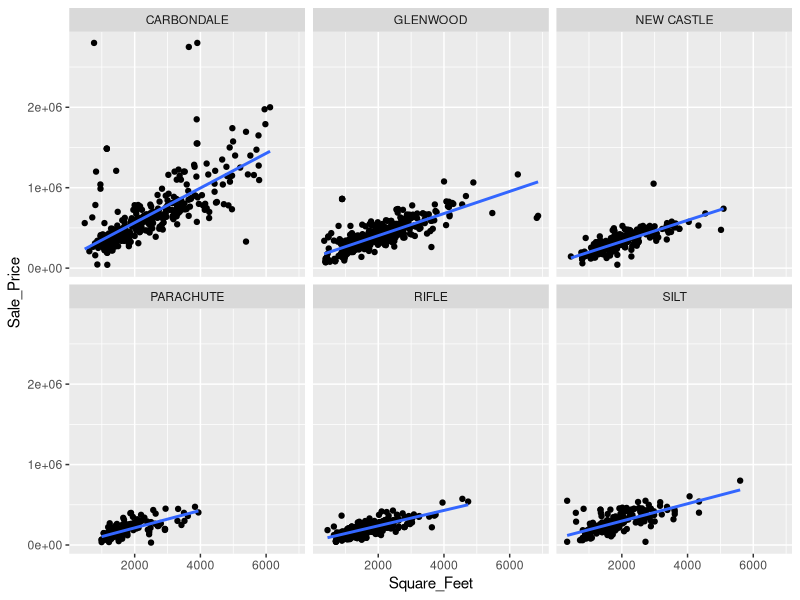
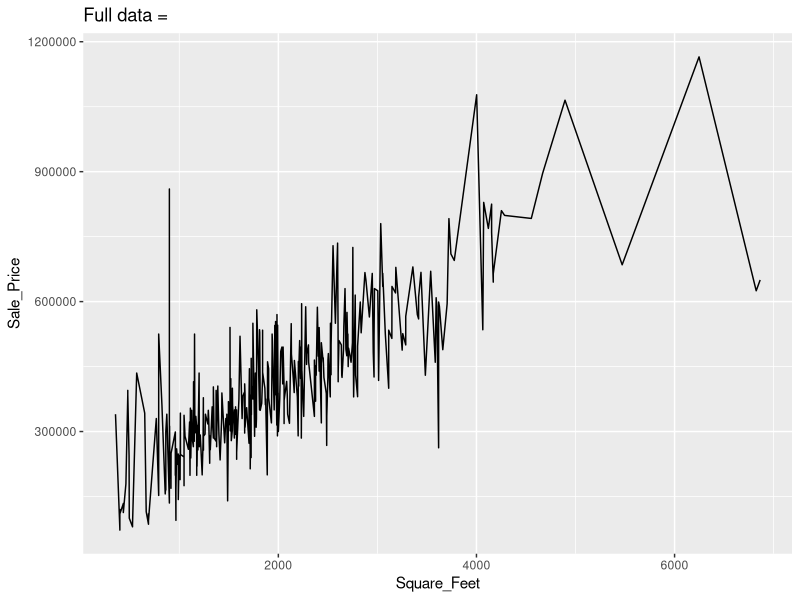
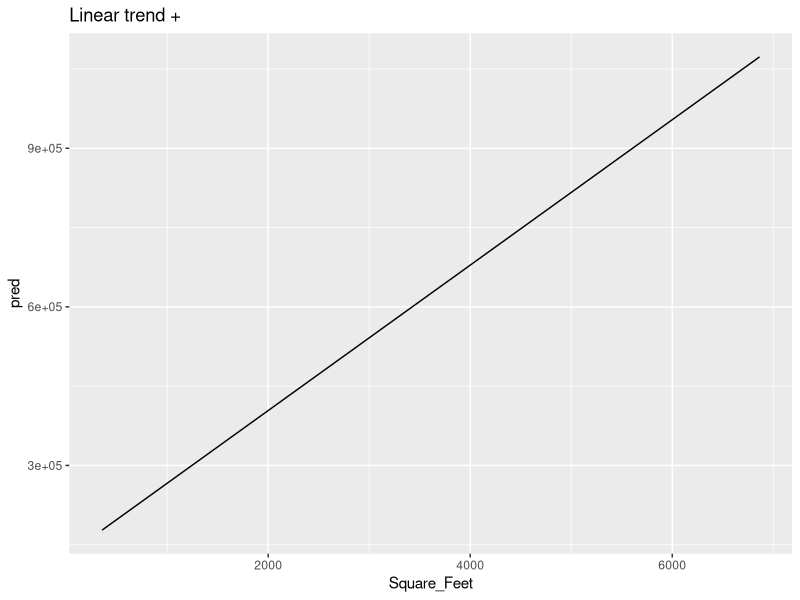
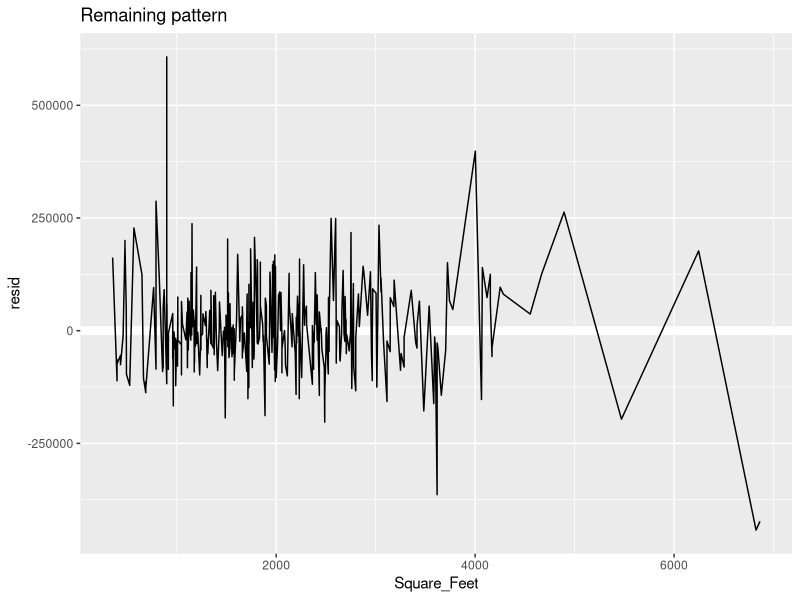
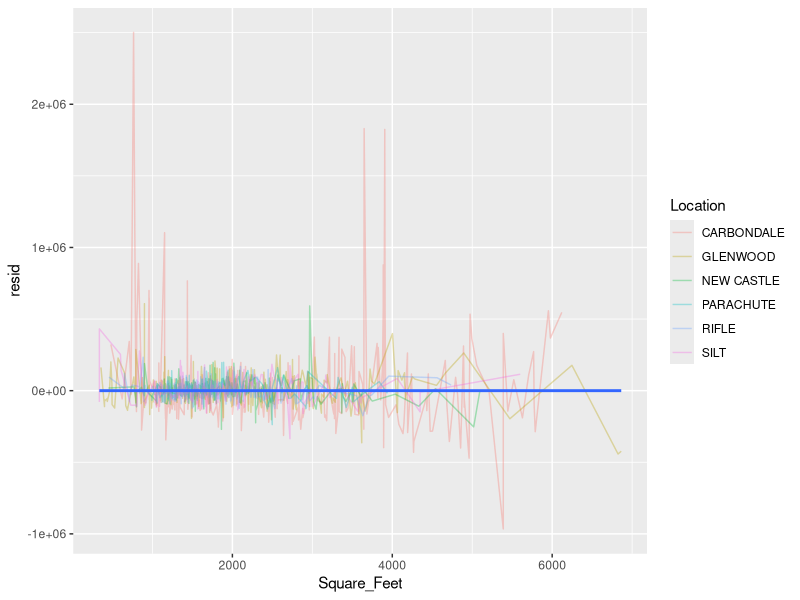
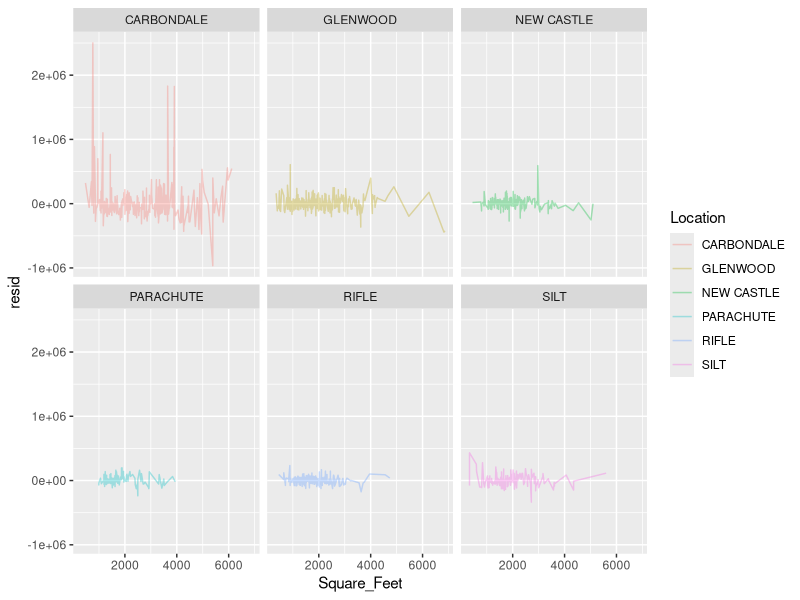
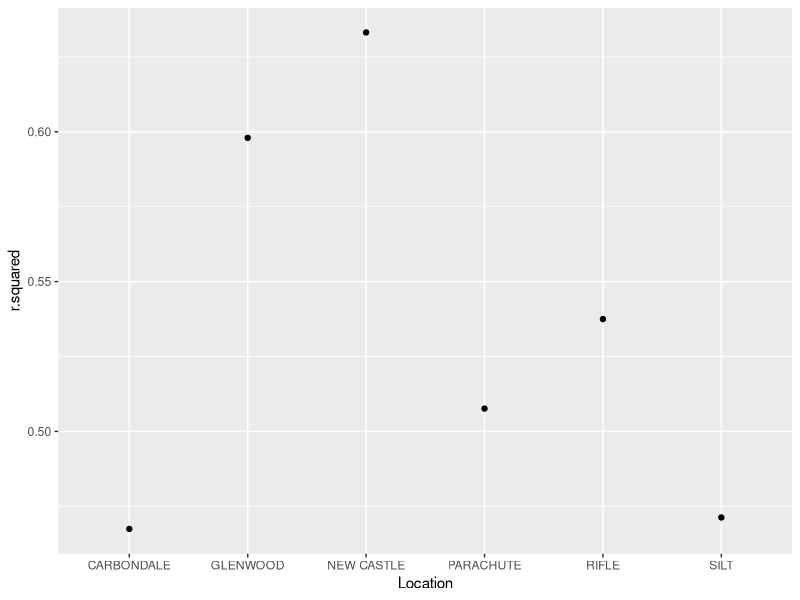
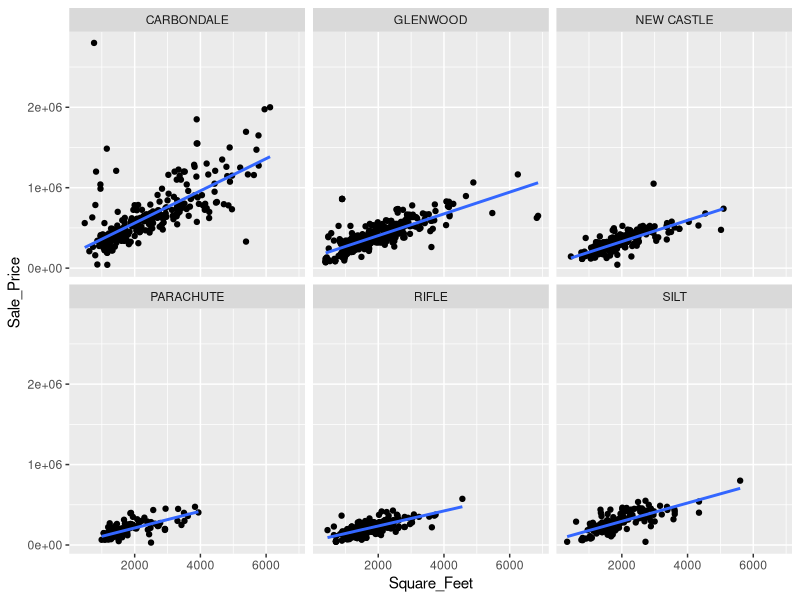

These charts were generated, in order, by the following R code:
## ---- chunk 1
knitr::opts_chunk$set(echo = TRUE)
## ---- chunk 2
library(tidyverse)
no_zeros <- read_csv("garfield_no_zeros.csv")
glimpse(no_zeros)
## ---- chunk 3
rifle_oddballs <- no_zeros %>% filter(Sale_Price == 2200000 & Location == "RIFLE")
View(rifle_oddballs)
## ---- chunk 4
dim(rifle_oddballs)
## ---- chunk 5
2200000 / 23
## ---- chunk 6
no_zeros %>% filter(Location=="RIFLE" & Classification=="Townhome" & Square_Feet == 1417) %>% arrange(Sale_Price)
## ---- chunk 7
garfield_county_condos <- read_csv("2017-comparable-sales-condos-townhomes.csv")
glimpse(garfield_county_condos)
## ---- chunk 8
rifle_comps <- garfield_county_condos %>% filter(Location=="RIFLE" & Classification=="Townhome" & `Heated Area` == 1417) %>% arrange(`Sale Price`)
View(rifle_comps)
## ---- chunk 9
rifle_comps %>% group_by(`Situs Address`) %>% summarize(count = n()) %>% arrange(count)
## ---- chunk 10
no_zeros <- no_zeros %>% filter(Location != "RIFLE" | Classification != "Townhome" | Sale_Price != 2200000)
glimpse(no_zeros)
## ---- chunk 11
1959 - 1936
## ---- chunk 12
no_zeros %>% filter(Location == "RIFLE" & Classification == "Townhome") %>% arrange(desc(Sale_Price)) %>% head(10)
## ---- chunk 13
ggplot(data = no_zeros, aes(x = Square_Feet, y = Sale_Price)) + 
  geom_point() + 
  geom_smooth(method = "lm", se = FALSE) +
  facet_wrap(~ Location)
## ---- chunk 14
library(broom)
# David Robinson's Steps 1 thru 4 on training dataset
coefficients <- no_zeros %>%
  nest(-Location) %>% 
  mutate(models = map(data, ~lm(Sale_Price ~ Square_Feet, .))) %>% 
  mutate(tidied = map(models, tidy)) %>% 
  unnest(tidied)
#Filter for slope values for each location and arrange
coefficients %>% filter(term=="Square_Feet") %>% arrange(estimate)
## ---- chunk 15
library(modelr)
glenwood <- filter(no_zeros, Location == "GLENWOOD")
glenwood %>% 
  ggplot(aes(Square_Feet, Sale_Price)) + 
  geom_line() +
  ggtitle("Full data = ")

glenwood_mod <- lm(Sale_Price ~ Square_Feet, data = glenwood)
glenwood %>% 
  add_predictions(glenwood_mod) %>% 
  ggplot(aes(Square_Feet, pred)) +
  geom_line() +
  ggtitle("Linear trend + ")

glenwood %>% 
  add_residuals(glenwood_mod) %>% 
  ggplot(aes(Square_Feet, resid)) +
  geom_hline(yintercept = 0, color = "white", size = 3) +
  geom_line() +
  ggtitle("Remaining pattern")
## ---- chunk 16
by_location <- no_zeros %>% 
  group_by(Location) %>% 
  nest()
by_location

# Equivalent method outlined by David Robinson used above would be:
#by_location <- no_zeros %>% 
  #nest(-Location)
## ---- chunk 17
by_location$data[[4]] #Parachute
## ---- chunk 18
location_model <- function(df){
  lm(Sale_Price ~ Square_Feet, data = df)
}
## ---- chunk 19
# models <- map(by_location$data, location_model)
## ---- chunk 20
by_location <- by_location %>% 
  mutate(model = map(data, location_model))
by_location
## ---- chunk 21
by_location %>% 
  filter(Location == "SILT")
## ---- chunk 22
by_location %>% 
  arrange(Location)
## ---- chunk 23
by_location <- by_location %>% 
  mutate(
    resids = map2(data, model, add_residuals)
  )
by_location
## ---- chunk 24
head(by_location$resids[[2]])
## ---- chunk 25
resids <- unnest(by_location, resids)
resids
## ---- chunk 26
resids %>% 
  ggplot(aes(Square_Feet, resid)) + #resid is a column in the tibbles within the resids list column
  geom_line(aes(group = Location, color=Location), alpha = 1 / 3) +
  geom_smooth(se = FALSE)
## ---- chunk 27
resids %>% 
  ggplot(aes(Square_Feet, resid, color = Location)) +
  geom_line(alpha = 1 / 3) +
  facet_wrap(~Location)
## ---- chunk 28
broom::glance(glenwood_mod)
## ---- chunk 29
by_location %>% 
  mutate(glance = map(model, broom::glance)) %>% 
  unnest(glance)
## ---- chunk 30
glance <- by_location %>% 
  mutate(glance = map(model, broom::glance)) %>% 
  unnest(glance, .drop = TRUE)
glance
## ---- chunk 31
glance %>% 
  arrange(r.squared)
## ---- chunk 32
glance %>% 
  ggplot(aes(Location, r.squared)) +
  geom_point()
## ---- chunk 33
smp_siz <-  floor(0.8*nrow(no_zeros))  # creates a value for dividing the data into train and test. In this case the value is defined as 80% of the number of rows in the dataset
smp_siz  # shows the value of the sample size
## ---- chunk 34
set.seed(123)   # set seed to ensure you always have same random numbers generated
train_ind <-  sample(seq_len(nrow(no_zeros)),size = smp_siz)  # Randomly identifies therows equal to sample size ( defined in previous instruction) from  all the rows of no_zeros dataset and stores the row number in train_ind
train <- no_zeros[train_ind,] #creates the training dataset with row numbers stored in train_ind
test <- no_zeros[-train_ind,] # creates the test dataset excluding the row numbers mentioned in train_ind
## ---- chunk 35
#Training dataset
ggplot(data = train, aes(x = Square_Feet, y = Sale_Price)) + 
  geom_point() + 
  geom_smooth(method = "lm", se = FALSE) +
  facet_wrap(~ Location)
## ---- chunk 36
#Test dataset
ggplot(data = test, aes(x = Square_Feet, y = Sale_Price)) + 
  geom_point() + 
  geom_smooth(method = "lm", se = FALSE) +
  facet_wrap(~ Location)
## ---- chunk 37
# David Robinson's Steps 1 thru 4 on training dataset
train_coefficients <- train %>%
  nest(-Location) %>% 
  mutate(models = map(data, ~lm(Sale_Price ~ Square_Feet, .))) %>% 
  mutate(tidied = map(models, tidy)) %>% 
  unnest(tidied)
#Filter for slope values for each location and arrange
train_coefficients %>% filter(term=="Square_Feet") %>% arrange(estimate)
## ---- chunk 38
# David Robinson's Steps 1 thru 4 on test dataset
test_coefficients <- test %>%
  nest(-Location) %>% 
  mutate(models = map(data, ~lm(Sale_Price ~ Square_Feet, .))) %>% 
  mutate(tidied = map(models, tidy)) %>% 
  unnest(tidied)
#Filter for slope values for each location and arrange
test_coefficients %>% filter(term=="Square_Feet") %>% arrange(estimate)
## ---- chunk 39
train_glance <- train %>%
  nest(-Location) %>% 
  mutate(models = map(data, ~lm(Sale_Price ~ Square_Feet, .))) %>% 
  mutate(glance = map(models, broom::glance)) %>% 
  unnest(glance, .drop = TRUE)
train_glance%>% arrange(r.squared)
## ---- chunk 40
test_glance <- test %>%
  nest(-Location) %>% 
  mutate(models = map(data, ~lm(Sale_Price ~ Square_Feet, .))) %>% 
  mutate(glance = map(models, broom::glance)) %>% 
  unnest(glance, .drop = TRUE)
test_glance %>% arrange(r.squared)
## ---- chunk 41
train_augment <- train %>%
  nest(-Location) %>% 
  mutate(models = map(data, ~lm(Sale_Price ~ Square_Feet, .))) %>% 
  mutate(augment = map(models, broom::augment)) %>% 
  unnest(augment)
train_augment
## ---- chunk 42
test_augment <- test %>%
  nest(-Location) %>% 
  mutate(models = map(data, ~lm(Sale_Price ~ Square_Feet, .))) %>% 
  mutate(augment = map(models, broom::augment)) %>% 
  unnest(augment)
test_augment
## ---- chunk 43
write_csv(no_zeros, "garfield_no_zeros_clean.csv")
